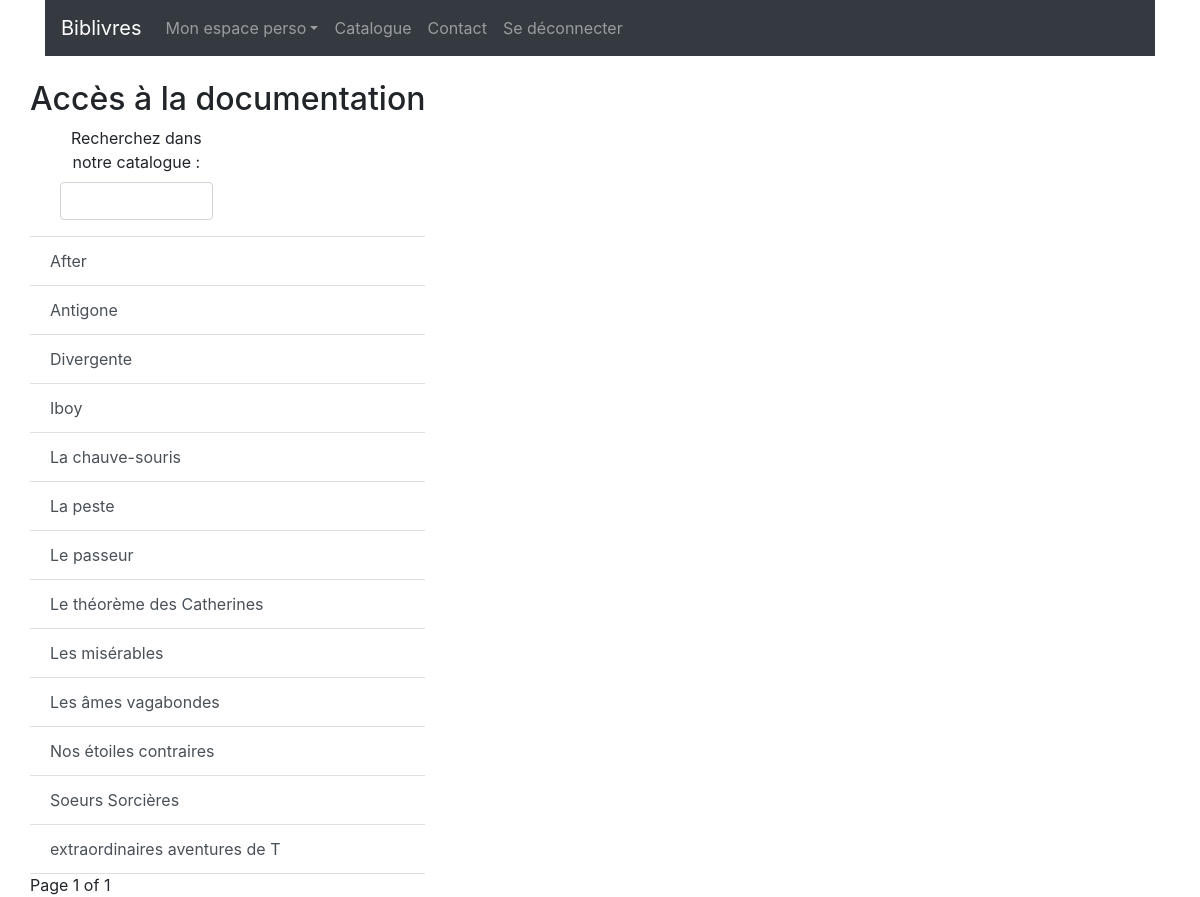
The page /polls/catalogue/ (signed in) on the database its author committed.
### polls/models.py (models this page shows, shortened)
class Livre(models.Model):
    nomAuteur = models.CharField(max_length=20)
    prenomAuteur = models.CharField(max_length=20)
    titre = models.CharField(max_length=30)
    disponible=models.BooleanField(default=True)
    empruntable=models.BooleanField(default=False)
    support=models.CharField(null=True, blank=True,max_length=15)
    categorie=models.CharField(null=True, blank=True,max_length=30)
    theme=models.CharField(null=True, blank=True,max_length=30)
    date_publication=models.DateField(null=True, blank=True)
    cree_le=models.DateField(default=timezone.now())
    supprime_le=models.DateField(null=True, blank=True)

### polls/views.py (the view)
# urls.py: path('catalogue/', views.catalogue, name='catalogue'),
def catalogue(request):     #affichage de la vue de la page du catalogue
    List = Livre.objects.order_by('titre')
    paginator = Paginator(List, 25)
    page = request.GET.get('page')
    livresList = paginator.get_page(page)
    context = {
        'livresList': livresList,
    }
    return render(request, 'polls/catalogue.html', context)

### polls/templates/polls/catalogue.html (shortened to what this page needs)
{% extends 'polls/base.html' %}
{% block content %}
<h2>Accès à la documentation</h2>
{% include 'polls/search_form.html' %}
<div class="list-group list-group-flush">
    {% for livre in livresList %}
    <a href="{% url 'polls:detail' pk=livre.id %}" class="list-group-item list-group-item-action">{{livre.titre}}</a>
    {% endfor %}
</div>
<div class="pagination">
    <span class="step-links">
    <span class="current">
        Page {{livresList.number}} of {{livresList.paginator.num_pages}}
    </span>
    </span>
</div>
{% endblock %}

### rows shown on the page
Livre: titre "After"
Livre: titre "Antigone"
Livre: titre "Divergente"
Livre: titre "Iboy"
Livre: titre "La chauve-souris"
Livre: titre "La peste"
Livre: titre "Le passeur"
Livre: titre "Le théorème des Catherines"
Livre: titre "Les misérables"
Livre: titre "Les âmes vagabondes"
Livre: titre "Nos étoiles contraires"
Livre: titre "Soeurs Sorcières"
Livre: titre "extraordinaires aventures de T"

### other values the page prints
{{ livresList.number }} "1"
{{ livresList.paginator.num_pages }} "1"
